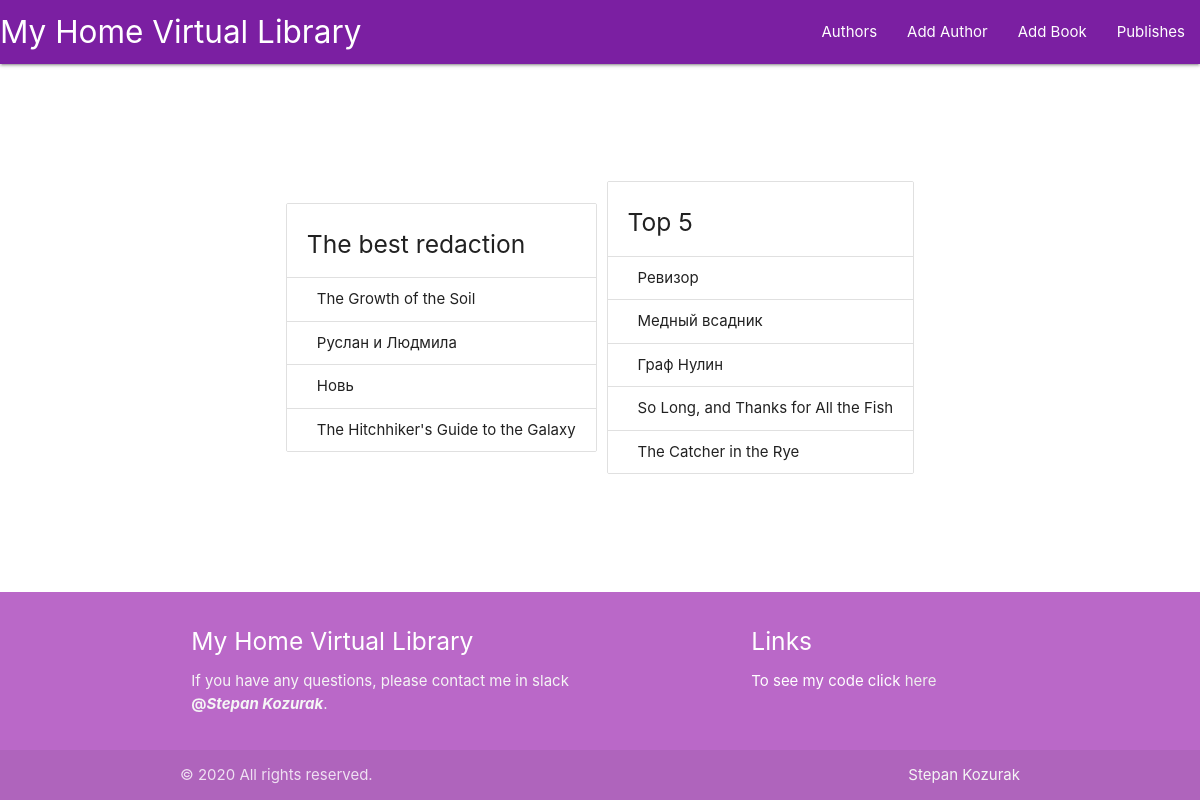
Page /publishes/ on the committed database.
### p_library/models.py (models this page shows, shortened)
class Redaction(models.Model):
    name = models.CharField(max_length=128)

class Book(models.Model):
    ISBN = models.CharField(max_length=13)
    title = models.CharField(max_length=128)
    description = models.TextField()
    year_release = models.SmallIntegerField()
    author = models.ForeignKey(Authors, on_delete=models.CASCADE, default='')
    copy_count = models.IntegerField(default=1)
    price = models.DecimalField(max_digits=8, decimal_places=2)
    redaction = models.ForeignKey('Redaction', on_delete=models.CASCADE, null=True, blank=True, related_name='books')
    reader = models.ForeignKey('Reader', on_delete=models.CASCADE, null=True, blank=True, related_name='books')
    image = models.ImageField(upload_to='media', default='default.png')

### p_library/views.py (the view)
# urls.py: path('publishes/', views.redactions, name='publishes'),
def redactions(request):
    template = loader.get_template('publishes.html')
    redactions = Redaction.objects.all()
    data = {
        "redactions": redactions,
    }
    return HttpResponse(template.render(data, request))

### p_library/templates/publishes.html
{% extends 'base.html' %}
{% block publishes %}
    {% for redaction in redactions %}
        <ul class="collection with-header">
            <li class="collection-header">
                <h5>{{ redaction.name }}</h5>
                {% for book in redaction.books.all %}
                    <li class="collection-item">{{ book.title }}</li>
                {% endfor %}
        </ul>
    {% endfor %}
{% endblock %}

### p_library/static/css/main.css (style rules this page uses)
body { display: flex; min-height: 100vh; flex-direction: column; }
.collection { margin: 0 5px; }

### rows in the picture
Redaction: name "The best redaction"
Book: title "The Growth of the Soil"
Book: title "Руслан и Людмила"
Book: title "Новь"
Book: title "The Hitchhiker's Guide to the Galaxy"
Redaction: name "Top 5"
Book: title "Ревизор"
Book: title "Медный всадник"
Book: title "Граф Нулин"
Book: title "So Long, and Thanks for All the Fish"
Book: title "The Catcher in the Rye"
